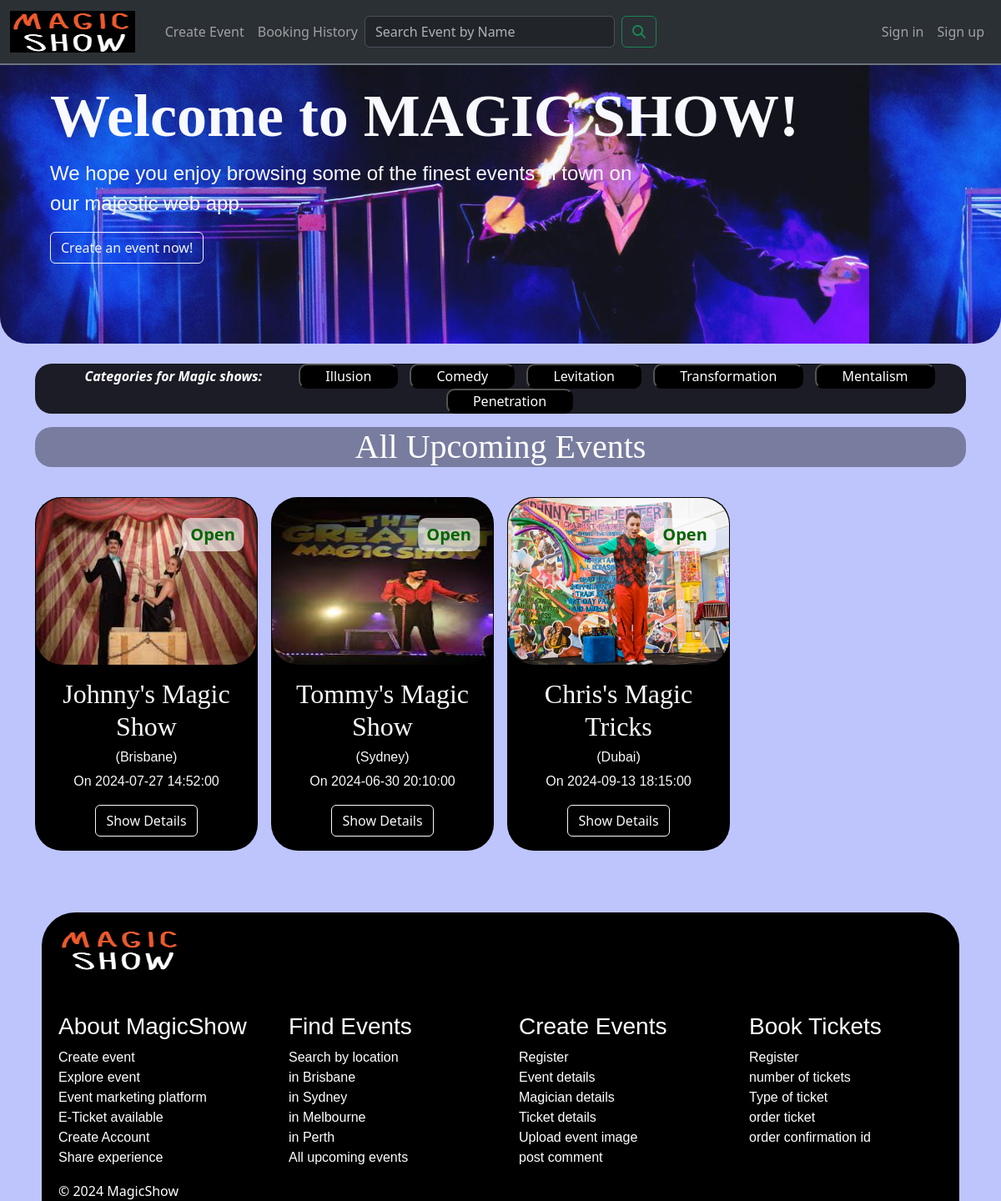
Before: / with the older database file.
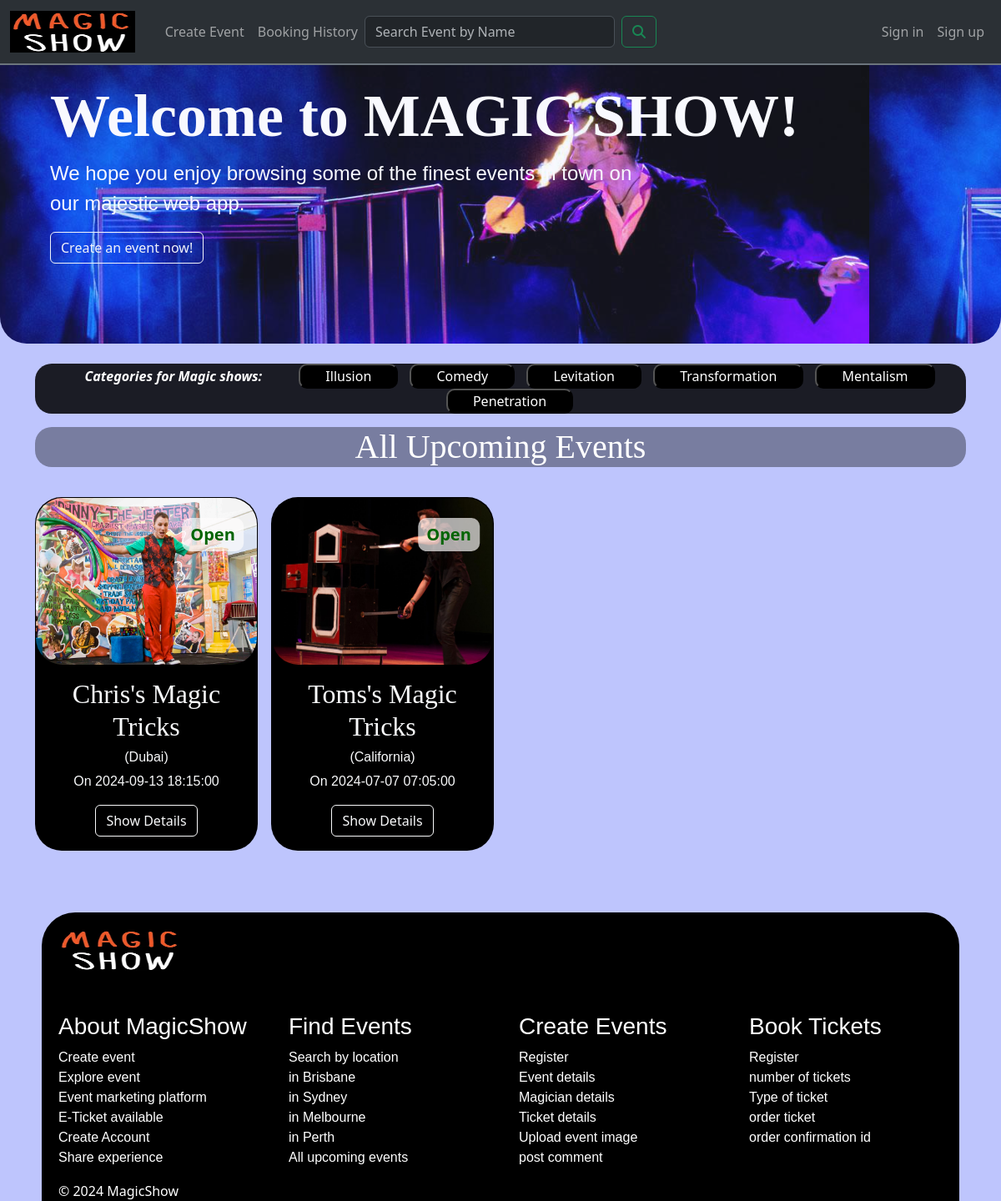
After: the same page with the newer database file.
### website/models.py (models this page shows, shortened)
class Event(db.Model):
    __tablename__ = 'events'
    id = db.Column(db.Integer, primary_key=True, nullable=False)
    userid = db.Column(db.Integer, db.ForeignKey('users.id'))
    eventName = db.Column(db.String(80))
    eventstartDateTime = db.Column(db.DateTime, nullable=False)
    eventendDateTime = db.Column(db.DateTime, nullable=False)
    eventType = db.Column(db.String(50))
    eventLocation = db.Column(db.String(200))
    description = db.Column(db.String(200))
    ticketQuantity = db.Column(db.Integer)
    ticketsAvailable = db.Column(db.Integer)
    ticketPrice = db.Column(db.Float)
    eventImage = db.Column(db.String(400))
    eventStatus = db.Column(db.String(10))
    eventType = db.Column(db.String(50), nullable=False)
    bookings = db.relationship('Booking', backref='event', cascade="all, delete-orphan")
    comments = db.relationship('Comment', backref='event', cascade="all, delete-orphan")

### website/views.py (the view)
@mainbp.route('/')
def index():
    events = db.session.scalars(db.select(Event)).all()
    return render_template('index.html', events=events, selected_category=None)

### website/templates/index.html (shortened to what this page needs)
{% extends 'base.html' %}
{% import "bootstrap/form.html" as wtf %}
{% block header %}
  <main>
      <div class="jumbotron">
<div id="background-image" class="p-5 mb-4 bg-body-tertiary rounded-5" style="background-image: url('{{ url_for('static', filename='img/ph2.png') }}'); color: white;">
          <div class="container-fluid py-5">
            <h1 class="display-2 fw-bold text-white">Welcome to <b>MAGIC SHOW!</b></h1>
            <p class="col-md-8 fs-4 text-white">We hope you enjoy browsing some of the finest events in town on our majestic web app.</p>
            <a href="{{ url_for('event.create') }}">
              <button class="btn btn-outline-light" type="button">Create an event now!</button>
            </a>
          </div>
        </div>
      </div>
      {% endblock %}
{% block content %}
<section>
  <div class="container text-center">
    <div class="options">
      <ul id="ul">
        <li id="le"><strong>Categories for Magic shows:</strong></li>
        <li id="li"><a href="{{ url_for('event.filter_by_category', category='Illusion') }}"><button id="opt">Illusion</button></a></li>
        <li id="li"><a href="{{ url_for('event.filter_by_category', category='Comedy') }}"><button id="opt">Comedy</button></a></li>
        <li id="li"><a href="{{ url_for('event.filter_by_category', category='Levitation') }}"><button id="opt">Levitation</button></a></li>
        <li id="li"><a href="{{ url_for('event.filter_by_category', category='Transformation') }}"><button id="opt">Transformation</button></a></li>
        <li id="li"><a href="{{ url_for('event.filter_by_category', category='Mentalism') }}"><button id="opt">Mentalism</button></a></li>
        <li id="li"><a href="{{ url_for('event.filter_by_category', category='Penetration') }}"><button id="opt">Penetration</button></a></li>
      </ul>
    </div>
    <h1 id="headfor1" class="text-white">{{ selected_category if selected_category else 'All' }} Upcoming Events</h1>
    <div id="rowcard" class="row g-3">
      {% if events %}
        {% for event in events %}
        <div class="col-md-6 col-lg-4 col-xl-3 mb-4">
          <div class="card bg-black rounded-5">
            <div class="image-container">
              <img id="imgcard" src="{{ url_for('static', filename=event.eventImage) }}" alt="{{ event.eventName }}" class="rounded-5" height="200" />
              <div class="overlay-text" id="{{ event.eventStatus.lower() }}"><b>{{ event.eventStatus }}</b></div>
            </div>
            <div class="text text-light p-3">
              <h2>{{ event.eventName }}</h2>
              <h6>({{ event.eventLocation }})</h6>
              <p>On {{ event.eventstartDateTime }}</p>
              <a href="{{ url_for('event.show', id=event.id) }}">
                <button class="btn btn-outline-light">Show Details</button>
              </a>
            </div>
          </div>
        </div>
        {% endfor %}
      {% else %}
        <h2>No matching events found.</h2>
      {% endif %}
    </div>
  </div>
</section>
{% endblock %}

### website/templates/base.html (shortened to what this page needs)
<!DOCTYPE html>
<html lang="en">
<head>
  <link href="https://cdn.jsdelivr.net/npm/bootstrap@5.3.3/dist/css/bootstrap.min.css" rel="stylesheet">
  <link rel="stylesheet" href="{{ url_for('static', filename='style.css')}}">
</head>
<body>
    <header>
        <nav class="navbar navbar-custom navbar-expand-lg bg-body-tertiary fixed-top bg-dark" data-bs-theme="dark">
            <div class="container-fluid">
              <a class="navbar-brand" href="{{url_for('main.index')}}">
                <img src="{{url_for('static', filename='img/logo.png')}}" alt="MagicShow" width="150" height="50">
              </a>
              <div class="collapse navbar-collapse" id="navbarSupportedContent">
                <ul class="navbar-nav ms-auto mb-2 mb-lg-0">
                  <li class="nav-item">
                    <a class="nav-link {% if request.endpoint == 'event.create' %}active{% endif %}" href="{{ url_for('event.create')}}">Create Event</a>
                  </li>
                  <li class="nav-item">
                    <a class="nav-link {% if request.endpoint == 'main.history' %}active{% endif %}" href="{{ url_for('main.history')}}">Booking History</a>
                  </li>
                </ul>
              </div>
              <form class="d-flex" role="search" action="{{url_for('main.search')}}">
                <input class="form-control me-2" style="width:50%;" type="search" name="search" id="SearchForm" placeholder="Search Event by Name" aria-label="Search">
                <button class="btn btn-outline-success" type="submit"><i class="fa-solid fa-magnifying-glass"></i></button>
              </form>
              <div class="collapse navbar-collapse" id="navbarSupportedContent">
                <ul class="navbar-nav ms-auto mb-2 mb-lg-0">
                  {% if current_user.is_authenticated %}
                  <li class="nav-item">
                     <a class="nav-link disabled text-muted" href="#">Welcome {{current_user.userName}}</a>
                  </li>
                  <li>
                     <a class="nav-link" href="{{ url_for('auth.logout') }}">Log Out</a>
                  </li>
                  {% else %}
                  <li class="nav-item">
                    <a class="nav-link {% if request.endpoint == 'auth.login' %}active{% endif %}" href="{{ url_for('auth.login') }}">Sign in</a>
                  </li>
                  <li class="nav-item">
                    <a class="nav-link {% if request.endpoint == 'auth.register' %}active{% endif %}" href="{{ url_for('auth.register') }}">Sign up</a>
                  </li>
                  {% endif %}
                </ul>
              </div>
            </div>
          </nav>
        {% block header %}
        {% endblock %}
    </header>
    {% block content %}
    {% endblock %}
    <footer class="footer">
        <section class="top">
            <img id="footerimage" src="{{url_for('static', filename='img/logo.png')}}" width="150" height="50" >
            <div class="footer">
              <div class="row footerrow text-left">
                <div class="col-lg-3 col-md-6 mb-4 mb-md-0">
                  <h3>About MagicShow</h3>
                   <ul class="list-unstyled">
                    <li><a>Create event</a></li>
                    <li><a>Explore event</a></li>
                    <li><a>Event marketing platform</a></li>
                    <li><a>E-Ticket available</a></li>
                    <li><a>Create Account</a></li>
                    <li><a>Share experience</a></li>
                  </ul>
                </div>
                <div class="col-lg-3 col-md-6 mb-4 mb-md-0">
                  <h3>Find Events</h3>
                    <ul class="list-unstyled">
                    <li><a>Search by location</a></li>
                    <li><a>in Brisbane</a></li>
                    <li><a>in Sydney</a></li>
                    <li><a>in Melbourne</a></li>
                    <li><a>in Perth</a></li>
                    <li><a>All upcoming events</a></li>
                    </ul>
                </div>
                <div class="col-lg-3 col-md-6 mb-4 mb-md-0">
                  <h3>Create Events</h3>
                    <ul class="list-unstyled">
                    <li><a>Register</a></li>
                    <li><a>Event details</a></li>
                    <li><a>Magician details</a></li>
                    <li><a>Ticket details</a></li>
                    <li><a>Upload event image</a></li>
                    <li><a>post comment</a></li>
                    </ul>
                </div>
                <div class="col-lg-3 col-md-6 mb-4 mb-md-0">
                  <h3>Book Tickets</h3>
                    <ul class="list-unstyled">
                      <li><a>Register</a></li>
                      <li><a>number of tickets</a></li>
                      <li><a>Type of ticket</a></li>
                      <li><a>order ticket</a></li>
                      <li><a>order confirmation id</a></li>
                    </ul>
                </div>
              </div>
            </div>
          </section>
          <section class="bottom">© 2024 MagicShow</section>
    </footer>
</body>
</html>

### website/static/style.css (style rules this page uses)
body { background-color: rgba(2, 31, 248, 0.253); }
#background-image { opacity: 0.9; }
.card { background-color: rgba(95, 95, 112, 0); height:max-content; }
#rowcard { margin-top:20px; }
#headfor1 { background-color:rgba(0, 0, 0, 0.367); color:white; border-radius:20px; }
.navbar-custom { background-color: black; border-bottom: 2px solid #6c757d; }
.navbar-custom .nav-link { color: #ffffff8d; transition: color 0.3s ease; }
.top { border-top-left-radius:40px; border-top-right-radius:40px; margin-left:50px; margin-top: 50px; margin-right:50px; background-color: black; }
.footerrow { margin-top:50px; padding-left:20px; color:white }
.bottom { margin-left:50px; margin-right:50px; padding-left:20px; background-color: black; color:white; }
#footerimage { margin-left:20px; margin-top:20px; }
#imgcard { display:block; margin-left: auto; margin-right: auto; width: 100%; }
.image-container { position: relative; display: inline-block; }
.image-container img { display: block; }
.overlay-text { position:absolute; top: 22%; left: 80%; transform: translate(-50%, -50%); background-color: #fffefea9; color: #fe0404; padding: 5px 10px; font-size: 20px; border-radius:10px; }
#open { color:darkgreen; }
form { width:90%; max-width: 600px; }
input,textarea { width:100%; padding:10px; outline:100px; border: 1px #fff #000000; color: #040000; background:transparent; font-size:15px; }
h1 { font-family:Georgia, 'Times New Roman', Times, serif; }
p { font-family:'Trebuchet MS', 'Lucida Sans Unicode', 'Lucida Grande', 'Lucida Sans', Arial, sans-serif; }
h2 { font-family:Georgia, 'Times New Roman', Times, serif; }
h6 { font-family:'Trebuchet MS', 'Lucida Sans Unicode', 'Lucida Grande', 'Lucida Sans', Arial, sans-serif; }
h3 { font-family:'Trebuchet MS', 'Lucida Sans Unicode', 'Lucida Grande', 'Lucida Sans', Arial, sans-serif; }
.list-unstyled { font-family:'Trebuchet MS', 'Lucida Sans Unicode', 'Lucida Grande', 'Lucida Sans', Arial, sans-serif; }
#ul { list-style:none; background-color:rgba(0, 0, 0, 0.854); border-radius:20px; }
#li { display: inline-block; margin-right:10px; font-style: italic; }
#le { display: inline-block; margin-right:10px; color:white; padding-right:30px; font-style: italic; }
#opt { border-radius:10px; background-color:rgb(0, 0, 0); color:white; padding-right:30px; padding-left:30px; }

Changed rows visible on the page:
removed Event: eventImage (picture), eventStatus "Open", eventName "Johnny's Magic Show", eventLocation "Brisbane", eventstartDateTime "2024-07-27 14:52:00"
removed Event: eventImage (picture), eventStatus "Open", eventName "Tommy's Magic Show", eventLocation "Sydney", eventstartDateTime "2024-06-30 20:10:00"
added Event: eventImage (picture), eventStatus "Open", eventName "Toms's Magic Tricks", eventLocation "California", eventstartDateTime "2024-07-07 07:05:00"
